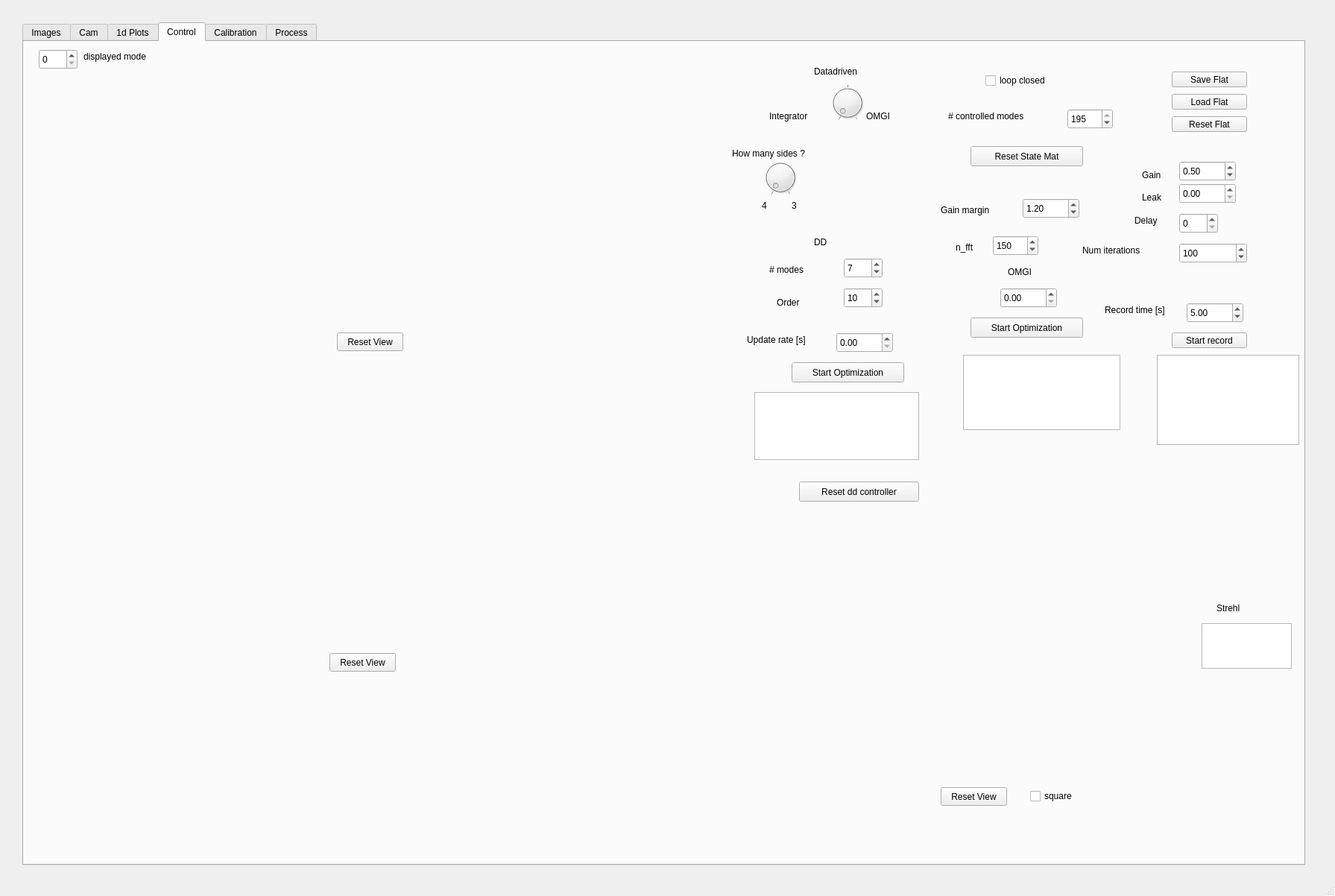
<?xml version="1.0" encoding="UTF-8"?>
<ui version="4.0">
 <class>MainWindow</class>
 <widget class="QMainWindow" name="MainWindow">
  <property name="geometry">
   <rect>
    <x>0</x>
    <y>0</y>
    <width>1791</width>
    <height>1202</height>
   </rect>
  </property>
  <property name="windowTitle">
   <string>MainWindow</string>
  </property>
  <widget class="QWidget" name="centralwidget">
   <widget class="QTabWidget" name="main_tab">
    <property name="geometry">
     <rect>
      <x>30</x>
      <y>30</y>
      <width>1721</width>
      <height>1131</height>
     </rect>
    </property>
    <property name="currentIndex">
     <number>3</number>
    </property>
    <widget class="QWidget" name="Images">
     <attribute name="title">
      <string>Images</string>
     </attribute>
     <widget class="QLabel" name="label_5">
      <property name="geometry">
       <rect>
        <x>200</x>
        <y>20</y>
        <width>151</width>
        <height>20</height>
       </rect>
      </property>
      <property name="text">
       <string>slopes image</string>
      </property>
     </widget>
     <widget class="QLabel" name="label_6">
      <property name="geometry">
       <rect>
        <x>650</x>
        <y>20</y>
        <width>151</width>
        <height>20</height>
       </rect>
      </property>
      <property name="text">
       <string>phase screen</string>
      </property>
     </widget>
     <widget class="QLabel" name="label_7">
      <property name="geometry">
       <rect>
        <x>1230</x>
        <y>30</y>
        <width>151</width>
        <height>20</height>
       </rect>
      </property>
      <property name="text">
       <string>normalized psf</string>
      </property>
     </widget>
     <widget class="QLabel" name="label_8">
      <property name="geometry">
       <rect>
        <x>650</x>
        <y>380</y>
        <width>151</width>
        <height>20</height>
       </rect>
      </property>
      <property name="text">
       <string>phase residuals</string>
      </property>
     </widget>
     <widget class="QLabel" name="label_9">
      <property name="geometry">
       <rect>
        <x>200</x>
        <y>390</y>
        <width>151</width>
        <height>20</height>
       </rect>
      </property>
      <property name="text">
       <string>dm phase</string>
      </property>
     </widget>
     <widget class="QCheckBox" name="autoscale_slopes_image_checkbox">
      <property name="geometry">
       <rect>
        <x>180</x>
        <y>350</y>
        <width>121</width>
        <height>24</height>
       </rect>
      </property>
      <property name="text">
       <string>autoscale</string>
      </property>
      <property name="checked">
       <bool>true</bool>
      </property>
     </widget>
     <widget class="QCheckBox" name="autoscale_phase_screen_checkbox">
      <property name="geometry">
       <rect>
        <x>660</x>
        <y>350</y>
        <width>121</width>
        <height>24</height>
       </rect>
      </property>
      <property name="text">
       <string>autoscale</string>
      </property>
      <property name="checked">
       <bool>true</bool>
      </property>
     </widget>
     <widget class="QCheckBox" name="autoscale_normalized_psf_checkbox">
      <property name="geometry">
       <rect>
        <x>1190</x>
        <y>320</y>
        <width>121</width>
        <height>24</height>
       </rect>
      </property>
      <property name="text">
       <string>autoscale</string>
      </property>
      <property name="checked">
       <bool>true</bool>
      </property>
     </widget>
     <widget class="QCheckBox" name="autoscale_phase_residuals_checkbox">
      <property name="geometry">
       <rect>
        <x>640</x>
        <y>680</y>
        <width>121</width>
        <height>24</height>
       </rect>
      </property>
      <property name="text">
       <string>autoscale</string>
      </property>
      <property name="checked">
       <bool>true</bool>
      </property>
     </widget>
     <widget class="QCheckBox" name="autoscale_dm_phase_checkbox">
      <property name="geometry">
       <rect>
        <x>150</x>
        <y>690</y>
        <width>121</width>
        <height>24</height>
       </rect>
      </property>
      <property name="text">
       <string>autoscale</string>
      </property>
      <property name="checked">
       <bool>true</bool>
      </property>
     </widget>
     <widget class="QWidget" name="normalized_psf_widget" native="true">
      <property name="geometry">
       <rect>
        <x>1079</x>
        <y>79</y>
        <width>341</width>
        <height>231</height>
       </rect>
      </property>
     </widget>
     <widget class="QWidget" name="phase_screen_widget" native="true">
      <property name="geometry">
       <rect>
        <x>510</x>
        <y>80</y>
        <width>371</width>
        <height>261</height>
       </rect>
      </property>
     </widget>
     <widget class="QWidget" name="slopes_image_widget" native="true">
      <property name="geometry">
       <rect>
        <x>60</x>
        <y>70</y>
        <width>341</width>
        <height>261</height>
       </rect>
      </property>
     </widget>
     <widget class="QWidget" name="dm_phase_widget" native="true">
      <property name="geometry">
       <rect>
        <x>60</x>
        <y>440</y>
        <width>321</width>
        <height>231</height>
       </rect>
      </property>
     </widget>
     <widget class="QWidget" name="phase_residuals_widget" native="true">
      <property name="geometry">
       <rect>
        <x>550</x>
        <y>440</y>
        <width>311</width>
        <height>221</height>
       </rect>
      </property>
     </widget>
     <widget class="QLabel" name="label_15">
      <property name="geometry">
       <rect>
        <x>210</x>
        <y>40</y>
        <width>151</width>
        <height>20</height>
       </rect>
      </property>
      <property name="text">
       <string>scale λ</string>
      </property>
     </widget>
     <widget class="QLabel" name="label_17">
      <property name="geometry">
       <rect>
        <x>660</x>
        <y>50</y>
        <width>151</width>
        <height>20</height>
       </rect>
      </property>
      <property name="text">
       <string>scale λ</string>
      </property>
     </widget>
     <widget class="QLabel" name="label_18">
      <property name="geometry">
       <rect>
        <x>1240</x>
        <y>50</y>
        <width>151</width>
        <height>20</height>
       </rect>
      </property>
      <property name="text">
       <string>scale λ</string>
      </property>
     </widget>
     <widget class="QLabel" name="label_19">
      <property name="geometry">
       <rect>
        <x>670</x>
        <y>410</y>
        <width>151</width>
        <height>20</height>
       </rect>
      </property>
      <property name="text">
       <string>scale λ</string>
      </property>
     </widget>
     <widget class="QLabel" name="label_20">
      <property name="geometry">
       <rect>
        <x>210</x>
        <y>420</y>
        <width>151</width>
        <height>20</height>
       </rect>
      </property>
      <property name="text">
       <string>scale λ</string>
      </property>
     </widget>
     <widget class="QCheckBox" name="autoscale_dm_act_checkbox">
      <property name="geometry">
       <rect>
        <x>1110</x>
        <y>680</y>
        <width>121</width>
        <height>24</height>
       </rect>
      </property>
      <property name="text">
       <string>autoscale</string>
      </property>
      <property name="checked">
       <bool>true</bool>
      </property>
     </widget>
     <widget class="QLabel" name="label_25">
      <property name="geometry">
       <rect>
        <x>1130</x>
        <y>400</y>
        <width>151</width>
        <height>20</height>
       </rect>
      </property>
      <property name="text">
       <string>DM act pos</string>
      </property>
     </widget>
     <widget class="QWidget" name="dm_act_widget" native="true">
      <property name="geometry">
       <rect>
        <x>1000</x>
        <y>440</y>
        <width>321</width>
        <height>221</height>
       </rect>
      </property>
     </widget>
    </widget>
    <widget class="QWidget" name="cam">
     <attribute name="title">
      <string>Cam</string>
     </attribute>
     <widget class="QCheckBox" name="autoscale_cam1_checkbox">
      <property name="geometry">
       <rect>
        <x>250</x>
        <y>500</y>
        <width>121</width>
        <height>24</height>
       </rect>
      </property>
      <property name="text">
       <string>autoscale</string>
      </property>
      <property name="checked">
       <bool>true</bool>
      </property>
     </widget>
     <widget class="QWidget" name="cam2_widget" native="true">
      <property name="geometry">
       <rect>
        <x>60</x>
        <y>590</y>
        <width>471</width>
        <height>351</height>
       </rect>
      </property>
     </widget>
     <widget class="QCheckBox" name="autoscale_cam2_checkbox">
      <property name="geometry">
       <rect>
        <x>220</x>
        <y>970</y>
        <width>121</width>
        <height>24</height>
       </rect>
      </property>
      <property name="text">
       <string>autoscale</string>
      </property>
      <property name="checked">
       <bool>true</bool>
      </property>
     </widget>
     <widget class="QWidget" name="cam1_widget" native="true">
      <property name="geometry">
       <rect>
        <x>90</x>
        <y>140</y>
        <width>471</width>
        <height>351</height>
       </rect>
      </property>
     </widget>
     <widget class="QLabel" name="label_22">
      <property name="geometry">
       <rect>
        <x>270</x>
        <y>70</y>
        <width>151</width>
        <height>20</height>
       </rect>
      </property>
      <property name="text">
       <string>cam 1</string>
      </property>
     </widget>
     <widget class="QLabel" name="label_24">
      <property name="geometry">
       <rect>
        <x>240</x>
        <y>540</y>
        <width>151</width>
        <height>20</height>
       </rect>
      </property>
      <property name="text">
       <string>cam 2</string>
      </property>
     </widget>
    </widget>
    <widget class="QWidget" name="plots_1d">
     <attribute name="title">
      <string>1d Plots</string>
     </attribute>
     <widget class="QWidget" name="computed_KL_modes_widget" native="true">
      <property name="geometry">
       <rect>
        <x>100</x>
        <y>90</y>
        <width>761</width>
        <height>411</height>
       </rect>
      </property>
     </widget>
     <widget class="QCheckBox" name="square_commands_checkbox">
      <property name="geometry">
       <rect>
        <x>1250</x>
        <y>530</y>
        <width>121</width>
        <height>24</height>
       </rect>
      </property>
      <property name="text">
       <string>square</string>
      </property>
     </widget>
     <widget class="QLabel" name="label_10">
      <property name="geometry">
       <rect>
        <x>260</x>
        <y>610</y>
        <width>361</width>
        <height>20</height>
       </rect>
      </property>
      <property name="text">
       <string>Computed Actuator Positions Projected on KL Modes</string>
      </property>
     </widget>
     <widget class="QLabel" name="label_11">
      <property name="geometry">
       <rect>
        <x>370</x>
        <y>50</y>
        <width>151</width>
        <height>20</height>
       </rect>
      </property>
      <property name="text">
       <string>Computed KL modes</string>
      </property>
     </widget>
     <widget class="QLabel" name="label_12">
      <property name="geometry">
       <rect>
        <x>1220</x>
        <y>40</y>
        <width>91</width>
        <height>20</height>
       </rect>
      </property>
      <property name="text">
       <string>Commands</string>
      </property>
     </widget>
     <widget class="QCheckBox" name="square_computed_act_pos_checkbox">
      <property name="geometry">
       <rect>
        <x>440</x>
        <y>1040</y>
        <width>121</width>
        <height>24</height>
       </rect>
      </property>
      <property name="text">
       <string>square</string>
      </property>
     </widget>
     <widget class="QPushButton" name="reset_computed_KL_modes_view_button">
      <property name="geometry">
       <rect>
        <x>360</x>
        <y>530</y>
        <width>89</width>
        <height>25</height>
       </rect>
      </property>
      <property name="text">
       <string>Reset View</string>
      </property>
     </widget>
     <widget class="QWidget" name="commands_widget" native="true">
      <property name="geometry">
       <rect>
        <x>920</x>
        <y>80</y>
        <width>651</width>
        <height>421</height>
       </rect>
      </property>
     </widget>
     <widget class="QPushButton" name="reset_computed_act_pos_view_button">
      <property name="geometry">
       <rect>
        <x>340</x>
        <y>1040</y>
        <width>89</width>
        <height>25</height>
       </rect>
      </property>
      <property name="text">
       <string>Reset View</string>
      </property>
     </widget>
     <widget class="QWidget" name="computed_act_pos_widget" native="true">
      <property name="geometry">
       <rect>
        <x>100</x>
        <y>640</y>
        <width>761</width>
        <height>371</height>
       </rect>
      </property>
     </widget>
     <widget class="QCheckBox" name="square_computed_KL_modes_checkbox">
      <property name="geometry">
       <rect>
        <x>480</x>
        <y>530</y>
        <width>121</width>
        <height>24</height>
       </rect>
      </property>
      <property name="text">
       <string>square</string>
      </property>
     </widget>
     <widget class="QPushButton" name="reset_commands_view_button">
      <property name="geometry">
       <rect>
        <x>1140</x>
        <y>530</y>
        <width>89</width>
        <height>25</height>
       </rect>
      </property>
      <property name="text">
       <string>Reset View</string>
      </property>
     </widget>
    </widget>
    <widget class="QWidget" name="Control">
     <attribute name="title">
      <string>Control</string>
     </attribute>
     <widget class="QDoubleSpinBox" name="gain_spinbox">
      <property name="geometry">
       <rect>
        <x>1550</x>
        <y>160</y>
        <width>76</width>
        <height>27</height>
       </rect>
      </property>
      <property name="maximum">
       <double>2.000000000000000</double>
      </property>
      <property name="singleStep">
       <double>0.100000000000000</double>
      </property>
      <property name="value">
       <double>0.500000000000000</double>
      </property>
     </widget>
     <widget class="QLabel" name="label_3">
      <property name="geometry">
       <rect>
        <x>1500</x>
        <y>170</y>
        <width>41</width>
        <height>18</height>
       </rect>
      </property>
      <property name="text">
       <string>Gain</string>
      </property>
     </widget>
     <widget class="QLabel" name="label_4">
      <property name="geometry">
       <rect>
        <x>1500</x>
        <y>200</y>
        <width>41</width>
        <height>18</height>
       </rect>
      </property>
      <property name="text">
       <string>Leak</string>
      </property>
     </widget>
     <widget class="QDoubleSpinBox" name="leakage_spinbox">
      <property name="geometry">
       <rect>
        <x>1550</x>
        <y>190</y>
        <width>76</width>
        <height>27</height>
       </rect>
      </property>
      <property name="maximum">
       <double>2.000000000000000</double>
      </property>
      <property name="singleStep">
       <double>0.100000000000000</double>
      </property>
      <property name="value">
       <double>0.000000000000000</double>
      </property>
     </widget>
     <widget class="QSpinBox" name="delay_spinbox">
      <property name="geometry">
       <rect>
        <x>1550</x>
        <y>230</y>
        <width>52</width>
        <height>27</height>
       </rect>
      </property>
      <property name="maximum">
       <number>194</number>
      </property>
     </widget>
     <widget class="QSpinBox" name="num_iterations_spinbox">
      <property name="geometry">
       <rect>
        <x>1550</x>
        <y>270</y>
        <width>91</width>
        <height>27</height>
       </rect>
      </property>
      <property name="maximum">
       <number>100000</number>
      </property>
      <property name="value">
       <number>100</number>
      </property>
     </widget>
     <widget class="QLabel" name="label_13">
      <property name="geometry">
       <rect>
        <x>1490</x>
        <y>230</y>
        <width>51</width>
        <height>20</height>
       </rect>
      </property>
      <property name="text">
       <string>Delay</string>
      </property>
     </widget>
     <widget class="QLabel" name="label_16">
      <property name="geometry">
       <rect>
        <x>1420</x>
        <y>270</y>
        <width>121</width>
        <height>20</height>
       </rect>
      </property>
      <property name="text">
       <string>Num iterations</string>
      </property>
     </widget>
     <widget class="QCheckBox" name="closed_loop_checkbox">
      <property name="geometry">
       <rect>
        <x>1290</x>
        <y>40</y>
        <width>121</width>
        <height>24</height>
       </rect>
      </property>
      <property name="text">
       <string>loop closed</string>
      </property>
     </widget>
     <widget class="QLabel" name="label_21">
      <property name="geometry">
       <rect>
        <x>1240</x>
        <y>90</y>
        <width>151</width>
        <height>20</height>
       </rect>
      </property>
      <property name="text">
       <string># controlled modes</string>
      </property>
     </widget>
     <widget class="QSpinBox" name="n_modes_spinbox">
      <property name="geometry">
       <rect>
        <x>1400</x>
        <y>90</y>
        <width>61</width>
        <height>27</height>
       </rect>
      </property>
      <property name="maximum">
       <number>195</number>
      </property>
      <property name="value">
       <number>195</number>
      </property>
     </widget>
     <widget class="QPushButton" name="reset_state_mat_button">
      <property name="geometry">
       <rect>
        <x>1270</x>
        <y>140</y>
        <width>151</width>
        <height>27</height>
       </rect>
      </property>
      <property name="text">
       <string>Reset State Mat</string>
      </property>
     </widget>
     <widget class="QLabel" name="label_23">
      <property name="geometry">
       <rect>
        <x>1450</x>
        <y>350</y>
        <width>101</width>
        <height>20</height>
       </rect>
      </property>
      <property name="text">
       <string>Record time [s]</string>
      </property>
     </widget>
     <widget class="QDoubleSpinBox" name="record_time_spinbox">
      <property name="geometry">
       <rect>
        <x>1560</x>
        <y>350</y>
        <width>76</width>
        <height>27</height>
       </rect>
      </property>
      <property name="value">
       <double>5.000000000000000</double>
      </property>
     </widget>
     <widget class="QPushButton" name="start_record_button">
      <property name="geometry">
       <rect>
        <x>1540</x>
        <y>390</y>
        <width>101</width>
        <height>21</height>
       </rect>
      </property>
      <property name="text">
       <string>Start record</string>
      </property>
     </widget>
     <widget class="QTextEdit" name="record_output">
      <property name="geometry">
       <rect>
        <x>1520</x>
        <y>420</y>
        <width>191</width>
        <height>121</height>
       </rect>
      </property>
     </widget>
     <widget class="QPushButton" name="save_flat_button">
      <property name="geometry">
       <rect>
        <x>1540</x>
        <y>40</y>
        <width>101</width>
        <height>21</height>
       </rect>
      </property>
      <property name="text">
       <string>Save Flat</string>
      </property>
     </widget>
     <widget class="QPushButton" name="load_flat_button">
      <property name="geometry">
       <rect>
        <x>1540</x>
        <y>70</y>
        <width>101</width>
        <height>21</height>
       </rect>
      </property>
      <property name="text">
       <string>Load Flat</string>
      </property>
     </widget>
     <widget class="QPushButton" name="reset_flat_button">
      <property name="geometry">
       <rect>
        <x>1540</x>
        <y>100</y>
        <width>101</width>
        <height>21</height>
       </rect>
      </property>
      <property name="text">
       <string>Reset Flat</string>
      </property>
     </widget>
     <widget class="QWidget" name="time_widget" native="true">
      <property name="geometry">
       <rect>
        <x>30</x>
        <y>50</y>
        <width>911</width>
        <height>321</height>
       </rect>
      </property>
     </widget>
     <widget class="QPushButton" name="reset_fft_view_button">
      <property name="geometry">
       <rect>
        <x>410</x>
        <y>820</y>
        <width>89</width>
        <height>25</height>
       </rect>
      </property>
      <property name="text">
       <string>Reset View</string>
      </property>
     </widget>
     <widget class="QPushButton" name="reset_time_view_button">
      <property name="geometry">
       <rect>
        <x>420</x>
        <y>390</y>
        <width>89</width>
        <height>25</height>
       </rect>
      </property>
      <property name="text">
       <string>Reset View</string>
      </property>
     </widget>
     <widget class="QLabel" name="label_26">
      <property name="geometry">
       <rect>
        <x>80</x>
        <y>10</y>
        <width>131</width>
        <height>20</height>
       </rect>
      </property>
      <property name="text">
       <string>displayed mode</string>
      </property>
     </widget>
     <widget class="QWidget" name="fft_widget" native="true">
      <property name="geometry">
       <rect>
        <x>40</x>
        <y>430</y>
        <width>901</width>
        <height>361</height>
       </rect>
      </property>
     </widget>
     <widget class="QSpinBox" name="mode_select_spinbox">
      <property name="geometry">
       <rect>
        <x>20</x>
        <y>10</y>
        <width>52</width>
        <height>27</height>
       </rect>
      </property>
      <property name="maximum">
       <number>194</number>
      </property>
     </widget>
     <widget class="QSpinBox" name="n_modes_dd_spinbox">
      <property name="geometry">
       <rect>
        <x>1100</x>
        <y>290</y>
        <width>52</width>
        <height>27</height>
       </rect>
      </property>
      <property name="maximum">
       <number>194</number>
      </property>
      <property name="singleStep">
       <number>1</number>
      </property>
      <property name="value">
       <number>7</number>
      </property>
     </widget>
     <widget class="QLabel" name="label_27">
      <property name="geometry">
       <rect>
        <x>1060</x>
        <y>30</y>
        <width>91</width>
        <height>20</height>
       </rect>
      </property>
      <property name="text">
       <string>Datadriven</string>
      </property>
     </widget>
     <widget class="QPushButton" name="start_optimization_dd_button">
      <property name="geometry">
       <rect>
        <x>1030</x>
        <y>430</y>
        <width>151</width>
        <height>27</height>
       </rect>
      </property>
      <property name="text">
       <string>Start Optimization</string>
      </property>
     </widget>
     <widget class="QLabel" name="label_28">
      <property name="geometry">
       <rect>
        <x>1000</x>
        <y>290</y>
        <width>81</width>
        <height>31</height>
       </rect>
      </property>
      <property name="text">
       <string># modes</string>
      </property>
     </widget>
     <widget class="QLabel" name="label_29">
      <property name="geometry">
       <rect>
        <x>970</x>
        <y>390</y>
        <width>101</width>
        <height>20</height>
       </rect>
      </property>
      <property name="text">
       <string>Update rate [s]</string>
      </property>
     </widget>
     <widget class="QSpinBox" name="order_dd_spinbox">
      <property name="geometry">
       <rect>
        <x>1100</x>
        <y>330</y>
        <width>52</width>
        <height>27</height>
       </rect>
      </property>
      <property name="maximum">
       <number>20</number>
      </property>
      <property name="value">
       <number>10</number>
      </property>
     </widget>
     <widget class="QDoubleSpinBox" name="optimization_update_rate_dd_spinbox">
      <property name="geometry">
       <rect>
        <x>1090</x>
        <y>390</y>
        <width>76</width>
        <height>27</height>
       </rect>
      </property>
      <property name="value">
       <double>0.000000000000000</double>
      </property>
     </widget>
     <widget class="QLabel" name="label_30">
      <property name="geometry">
       <rect>
        <x>1010</x>
        <y>340</y>
        <width>101</width>
        <height>20</height>
       </rect>
      </property>
      <property name="text">
       <string>Order</string>
      </property>
     </widget>
     <widget class="QLabel" name="label_31">
      <property name="geometry">
       <rect>
        <x>1000</x>
        <y>90</y>
        <width>81</width>
        <height>20</height>
       </rect>
      </property>
      <property name="text">
       <string>Integrator</string>
      </property>
     </widget>
     <widget class="QLabel" name="label_32">
      <property name="geometry">
       <rect>
        <x>1130</x>
        <y>90</y>
        <width>81</width>
        <height>20</height>
       </rect>
      </property>
      <property name="text">
       <string>OMGI</string>
      </property>
     </widget>
     <widget class="QTextEdit" name="optimization_dd_output">
      <property name="geometry">
       <rect>
        <x>980</x>
        <y>470</y>
        <width>221</width>
        <height>91</height>
       </rect>
      </property>
     </widget>
     <widget class="QLabel" name="label_2">
      <property name="geometry">
       <rect>
        <x>1060</x>
        <y>260</y>
        <width>71</width>
        <height>18</height>
       </rect>
      </property>
      <property name="text">
       <string>DD</string>
      </property>
     </widget>
     <widget class="QDial" name="controller_select_dial">
      <property name="geometry">
       <rect>
        <x>1080</x>
        <y>50</y>
        <width>50</width>
        <height>64</height>
       </rect>
      </property>
      <property name="maximum">
       <number>2</number>
      </property>
      <property name="notchesVisible">
       <bool>true</bool>
      </property>
     </widget>
     <widget class="QPushButton" name="reset_dd_controller_button">
      <property name="geometry">
       <rect>
        <x>1040</x>
        <y>590</y>
        <width>161</width>
        <height>27</height>
       </rect>
      </property>
      <property name="text">
       <string>Reset dd controller</string>
      </property>
     </widget>
     <widget class="QLabel" name="label_33">
      <property name="geometry">
       <rect>
        <x>1230</x>
        <y>210</y>
        <width>101</width>
        <height>31</height>
       </rect>
      </property>
      <property name="text">
       <string>Gain margin</string>
      </property>
     </widget>
     <widget class="QLabel" name="label_34">
      <property name="geometry">
       <rect>
        <x>1250</x>
        <y>260</y>
        <width>41</width>
        <height>31</height>
       </rect>
      </property>
      <property name="text">
       <string>n_fft</string>
      </property>
     </widget>
     <widget class="QDoubleSpinBox" name="gain_margin_spinbox">
      <property name="geometry">
       <rect>
        <x>1340</x>
        <y>210</y>
        <width>76</width>
        <height>27</height>
       </rect>
      </property>
      <property name="minimum">
       <double>0.000000000000000</double>
      </property>
      <property name="maximum">
       <double>10.000000000000000</double>
      </property>
      <property name="singleStep">
       <double>0.100000000000000</double>
      </property>
      <property name="value">
       <double>1.200000000000000</double>
      </property>
     </widget>
     <widget class="QSpinBox" name="n_fft_spinbox">
      <property name="geometry">
       <rect>
        <x>1300</x>
        <y>260</y>
        <width>61</width>
        <height>27</height>
       </rect>
      </property>
      <property name="minimum">
       <number>1</number>
      </property>
      <property name="maximum">
       <number>1000</number>
      </property>
      <property name="value">
       <number>150</number>
      </property>
     </widget>
     <widget class="QPushButton" name="start_optimization_omgi_button">
      <property name="geometry">
       <rect>
        <x>1270</x>
        <y>370</y>
        <width>151</width>
        <height>27</height>
       </rect>
      </property>
      <property name="text">
       <string>Start Optimization</string>
      </property>
     </widget>
     <widget class="QDoubleSpinBox" name="optimization_update_rate_omgi_spinbox">
      <property name="geometry">
       <rect>
        <x>1310</x>
        <y>330</y>
        <width>76</width>
        <height>27</height>
       </rect>
      </property>
     </widget>
     <widget class="QTextEdit" name="optimization_omgi_output">
      <property name="geometry">
       <rect>
        <x>1260</x>
        <y>420</y>
        <width>211</width>
        <height>101</height>
       </rect>
      </property>
     </widget>
     <widget class="QLabel" name="label_35">
      <property name="geometry">
       <rect>
        <x>1320</x>
        <y>300</y>
        <width>71</width>
        <height>18</height>
       </rect>
      </property>
      <property name="text">
       <string>OMGI</string>
      </property>
     </widget>
     <widget class="QCheckBox" name="square_res_checkbox">
      <property name="geometry">
       <rect>
        <x>1350</x>
        <y>1000</y>
        <width>121</width>
        <height>24</height>
       </rect>
      </property>
      <property name="text">
       <string>square</string>
      </property>
     </widget>
     <widget class="QWidget" name="modes_amp_widget" native="true">
      <property name="geometry">
       <rect>
        <x>970</x>
        <y>650</y>
        <width>601</width>
        <height>331</height>
       </rect>
      </property>
     </widget>
     <widget class="QPushButton" name="reset_modes_amp_view_button">
      <property name="geometry">
       <rect>
        <x>1230</x>
        <y>1000</y>
        <width>89</width>
        <height>25</height>
       </rect>
      </property>
      <property name="text">
       <string>Reset View</string>
      </property>
     </widget>
     <widget class="QDial" name="pyramid_select_dial">
      <property name="geometry">
       <rect>
        <x>990</x>
        <y>150</y>
        <width>50</width>
        <height>64</height>
       </rect>
      </property>
      <property name="maximum">
       <number>1</number>
      </property>
      <property name="notchesVisible">
       <bool>true</bool>
      </property>
     </widget>
     <widget class="QLabel" name="label_36">
      <property name="geometry">
       <rect>
        <x>1030</x>
        <y>210</y>
        <width>21</width>
        <height>20</height>
       </rect>
      </property>
      <property name="text">
       <string>3</string>
      </property>
     </widget>
     <widget class="QLabel" name="label_37">
      <property name="geometry">
       <rect>
        <x>990</x>
        <y>210</y>
        <width>21</width>
        <height>20</height>
       </rect>
      </property>
      <property name="text">
       <string>4</string>
      </property>
     </widget>
     <widget class="QLabel" name="label_38">
      <property name="geometry">
       <rect>
        <x>950</x>
        <y>140</y>
        <width>151</width>
        <height>20</height>
       </rect>
      </property>
      <property name="text">
       <string>How many sides ?</string>
      </property>
     </widget>
     <widget class="QTextEdit" name="strehl_output">
      <property name="geometry">
       <rect>
        <x>1580</x>
        <y>780</y>
        <width>121</width>
        <height>61</height>
       </rect>
      </property>
     </widget>
     <widget class="QLabel" name="label_76">
      <property name="geometry">
       <rect>
        <x>1600</x>
        <y>750</y>
        <width>101</width>
        <height>20</height>
       </rect>
      </property>
      <property name="text">
       <string>Strehl</string>
      </property>
     </widget>
    </widget>
    <widget class="QWidget" name="calibration">
     <attribute name="title">
      <string>Calibration</string>
     </attribute>
     <widget class="QPushButton" name="start_calibration_button">
      <property name="geometry">
       <rect>
        <x>1810</x>
        <y>990</y>
        <width>141</width>
        <height>27</height>
       </rect>
      </property>
      <property name="text">
       <string>Start Calibration</string>
      </property>
     </widget>
     <widget class="QSpinBox" name="spinBox">
      <property name="geometry">
       <rect>
        <x>1810</x>
        <y>1490</y>
        <width>52</width>
        <height>27</height>
       </rect>
      </property>
     </widget>
     <widget class="QPushButton" name="save_calibration_button">
      <property name="geometry">
       <rect>
        <x>1970</x>
        <y>990</y>
        <width>141</width>
        <height>27</height>
       </rect>
      </property>
      <property name="text">
       <string>Save Calibration</string>
      </property>
     </widget>
     <widget class="QPushButton" name="load_calibration_button">
      <property name="geometry">
       <rect>
        <x>2130</x>
        <y>990</y>
        <width>141</width>
        <height>27</height>
       </rect>
      </property>
      <property name="text">
       <string>Load Calibration</string>
      </property>
     </widget>
     <widget class="QTextEdit" name="calibration_output">
      <property name="geometry">
       <rect>
        <x>1810</x>
        <y>1030</y>
        <width>251</width>
        <height>131</height>
       </rect>
      </property>
     </widget>
     <widget class="QDoubleSpinBox" name="wait_time_spinbox">
      <property name="geometry">
       <rect>
        <x>1890</x>
        <y>940</y>
        <width>76</width>
        <height>27</height>
       </rect>
      </property>
      <property name="singleStep">
       <double>0.010000000000000</double>
      </property>
      <property name="value">
       <double>0.020000000000000</double>
      </property>
     </widget>
     <widget class="QLabel" name="label_14">
      <property name="geometry">
       <rect>
        <x>1810</x>
        <y>940</y>
        <width>81</width>
        <height>20</height>
       </rect>
      </property>
      <property name="text">
       <string>wait time</string>
      </property>
     </widget>
     <widget class="QTextEdit" name="bias_output">
      <property name="geometry">
       <rect>
        <x>60</x>
        <y>80</y>
        <width>251</width>
        <height>131</height>
       </rect>
      </property>
     </widget>
     <widget class="QPushButton" name="start_bias_button">
      <property name="geometry">
       <rect>
        <x>60</x>
        <y>40</y>
        <width>141</width>
        <height>27</height>
       </rect>
      </property>
      <property name="text">
       <string>Start Bias</string>
      </property>
     </widget>
     <widget class="QPushButton" name="stop_bias_button">
      <property name="geometry">
       <rect>
        <x>220</x>
        <y>40</y>
        <width>141</width>
        <height>27</height>
       </rect>
      </property>
      <property name="text">
       <string>Stop Bias</string>
      </property>
     </widget>
     <widget class="QTextEdit" name="valid_pixels_output">
      <property name="geometry">
       <rect>
        <x>60</x>
        <y>290</y>
        <width>251</width>
        <height>131</height>
       </rect>
      </property>
     </widget>
     <widget class="QPushButton" name="start_valid_pixels_button">
      <property name="geometry">
       <rect>
        <x>60</x>
        <y>250</y>
        <width>141</width>
        <height>27</height>
       </rect>
      </property>
      <property name="text">
       <string>Start Valid Pixels</string>
      </property>
     </widget>
     <widget class="QPushButton" name="stop_valid_pixels_button">
      <property name="geometry">
       <rect>
        <x>220</x>
        <y>250</y>
        <width>141</width>
        <height>27</height>
       </rect>
      </property>
      <property name="text">
       <string>Stop Valid Pixels</string>
      </property>
     </widget>
     <widget class="QTextEdit" name="ref_images_output">
      <property name="geometry">
       <rect>
        <x>60</x>
        <y>510</y>
        <width>251</width>
        <height>131</height>
       </rect>
      </property>
     </widget>
     <widget class="QPushButton" name="start_ref_images_button">
      <property name="geometry">
       <rect>
        <x>60</x>
        <y>470</y>
        <width>141</width>
        <height>27</height>
       </rect>
      </property>
      <property name="text">
       <string>Start Ref Images</string>
      </property>
     </widget>
     <widget class="QPushButton" name="stop_ref_images_button">
      <property name="geometry">
       <rect>
        <x>220</x>
        <y>470</y>
        <width>141</width>
        <height>27</height>
       </rect>
      </property>
      <property name="text">
       <string>Stop Ref Images</string>
      </property>
     </widget>
     <widget class="QTextEdit" name="psf_center_output">
      <property name="geometry">
       <rect>
        <x>50</x>
        <y>730</y>
        <width>251</width>
        <height>131</height>
       </rect>
      </property>
     </widget>
     <widget class="QPushButton" name="start_psf_center_button">
      <property name="geometry">
       <rect>
        <x>50</x>
        <y>690</y>
        <width>141</width>
        <height>27</height>
       </rect>
      </property>
      <property name="text">
       <string>Start PSF Center</string>
      </property>
     </widget>
     <widget class="QPushButton" name="stop_psf_center_button">
      <property name="geometry">
       <rect>
        <x>210</x>
        <y>690</y>
        <width>141</width>
        <height>27</height>
       </rect>
      </property>
      <property name="text">
       <string>Stop PSF Center</string>
      </property>
     </widget>
     <widget class="QTextEdit" name="scan_modes_output">
      <property name="geometry">
       <rect>
        <x>50</x>
        <y>930</y>
        <width>251</width>
        <height>131</height>
       </rect>
      </property>
     </widget>
     <widget class="QPushButton" name="stop_scan_modes_button">
      <property name="geometry">
       <rect>
        <x>210</x>
        <y>890</y>
        <width>141</width>
        <height>27</height>
       </rect>
      </property>
      <property name="text">
       <string>Stop Scan Modes</string>
      </property>
     </widget>
     <widget class="QPushButton" name="start_scan_modes_button">
      <property name="geometry">
       <rect>
        <x>50</x>
        <y>890</y>
        <width>141</width>
        <height>27</height>
       </rect>
      </property>
      <property name="text">
       <string>Start Scan Modes</string>
      </property>
     </widget>
     <widget class="QTextEdit" name="im_output">
      <property name="geometry">
       <rect>
        <x>50</x>
        <y>1140</y>
        <width>251</width>
        <height>131</height>
       </rect>
      </property>
     </widget>
     <widget class="QPushButton" name="stop_im_button">
      <property name="geometry">
       <rect>
        <x>210</x>
        <y>1100</y>
        <width>141</width>
        <height>27</height>
       </rect>
      </property>
      <property name="text">
       <string>Stop IM</string>
      </property>
     </widget>
     <widget class="QPushButton" name="start_im_button">
      <property name="geometry">
       <rect>
        <x>50</x>
        <y>1100</y>
        <width>141</width>
        <height>27</height>
       </rect>
      </property>
      <property name="text">
       <string>Start IM</string>
      </property>
     </widget>
     <widget class="QTextEdit" name="latency_identification_output">
      <property name="geometry">
       <rect>
        <x>520</x>
        <y>90</y>
        <width>251</width>
        <height>131</height>
       </rect>
      </property>
     </widget>
     <widget class="QPushButton" name="save_latency_button">
      <property name="geometry">
       <rect>
        <x>780</x>
        <y>40</y>
        <width>131</width>
        <height>27</height>
       </rect>
      </property>
      <property name="text">
       <string>Save Latency</string>
      </property>
     </widget>
     <widget class="QPushButton" name="start_latency_identification_button">
      <property name="geometry">
       <rect>
        <x>520</x>
        <y>40</y>
        <width>231</width>
        <height>27</height>
       </rect>
      </property>
      <property name="text">
       <string>Start Latency identification</string>
      </property>
     </widget>
     <widget class="QPushButton" name="load_latency_button">
      <property name="geometry">
       <rect>
        <x>940</x>
        <y>40</y>
        <width>191</width>
        <height>27</height>
       </rect>
      </property>
      <property name="text">
       <string>Load Latency</string>
      </property>
     </widget>
    </widget>
    <widget class="QWidget" name="tab">
     <attribute name="title">
      <string>Process</string>
     </attribute>
     <widget class="QTextEdit" name="pol_reconstructor_output">
      <property name="geometry">
       <rect>
        <x>60</x>
        <y>150</y>
        <width>341</width>
        <height>441</height>
       </rect>
      </property>
     </widget>
     <widget class="QPushButton" name="start_freq_mag_estimator_button">
      <property name="geometry">
       <rect>
        <x>510</x>
        <y>60</y>
        <width>211</width>
        <height>27</height>
       </rect>
      </property>
      <property name="text">
       <string>start freq mag estimation</string>
      </property>
     </widget>
     <widget class="QPushButton" name="start_pol_reconstructor_button">
      <property name="geometry">
       <rect>
        <x>120</x>
        <y>60</y>
        <width>191</width>
        <height>27</height>
       </rect>
      </property>
      <property name="text">
       <string>start pol reconstruction</string>
      </property>
     </widget>
     <widget class="QPushButton" name="stop_freq_mag_estimator_button">
      <property name="geometry">
       <rect>
        <x>510</x>
        <y>110</y>
        <width>201</width>
        <height>27</height>
       </rect>
      </property>
      <property name="text">
       <string>stop freq mag estimation</string>
      </property>
     </widget>
     <widget class="QPushButton" name="stop_pol_reconstructor_button">
      <property name="geometry">
       <rect>
        <x>120</x>
        <y>110</y>
        <width>191</width>
        <height>27</height>
       </rect>
      </property>
      <property name="text">
       <string>stop pol reconstruction</string>
      </property>
     </widget>
     <widget class="QTextEdit" name="freq_mag_estimator_output">
      <property name="geometry">
       <rect>
        <x>460</x>
        <y>160</y>
        <width>311</width>
        <height>471</height>
       </rect>
      </property>
     </widget>
    </widget>
   </widget>
  </widget>
  <widget class="QMenuBar" name="menubar">
   <property name="geometry">
    <rect>
     <x>0</x>
     <y>0</y>
     <width>1791</width>
     <height>27</height>
    </rect>
   </property>
  </widget>
  <widget class="QStatusBar" name="statusbar"/>
 </widget>
 <resources/>
 <connections/>
</ui>
